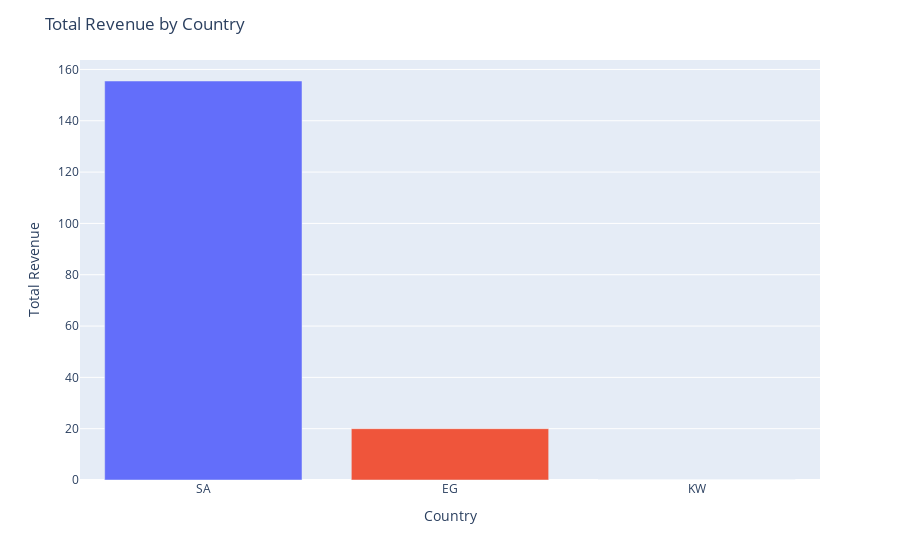

Notebook cell for this chart:
### Code cell
fig = px.bar(
    data_frame=rev,
    x="country",
    y="revenue",
    color="country"
)

fig.update_layout(
    title="Total Revenue by Country",
    xaxis_title="Country",
    yaxis_title="Total Revenue",
    showlegend=False
)

save_fig(fig, FIGS / "revenue_by_country.png")
fig

### Figure 1 — Plotly figure (JSON) as saved in the notebook; plotly's stock layout.template omitted (floating-point values rounded to 4 significant figures)
{"data": [{"hovertemplate": "country=%{x}<br>revenue=%{y}<extra></extra>", "legendgroup": "SA", "marker": {"color": "#636efa", "pattern": {"shape": ""}}, "name": "SA", "orientation": "v", "showlegend": true, "textposition": "auto", "type": "bar", "x": ["SA"], "xaxis": "x", "y": [155.5], "yaxis": "y"}, {"hovertemplate": "country=%{x}<br>revenue=%{y}<extra></extra>", "legendgroup": "EG", "marker": {"color": "#EF553B", "pattern": {"shape": ""}}, "name": "EG", "orientation": "v", "showlegend": true, "textposition": "auto", "type": "bar", "x": ["EG"], "xaxis": "x", "y": [20.0], "yaxis": "y"}, {"hovertemplate": "country=%{x}<br>revenue=%{y}<extra></extra>", "legendgroup": "KW", "marker": {"color": "#00cc96", "pattern": {"shape": ""}}, "name": "KW", "orientation": "v", "showlegend": true, "textposition": "auto", "type": "bar", "x": ["KW"], "xaxis": "x", "y": [0.0], "yaxis": "y"}], "layout": {"barmode": "relative", "legend": {"title": {"text": "country"}, "tracegroupgap": 0}, "margin": {"t": 60}, "showlegend": false, "title": {"text": "Total Revenue by Country"}, "xaxis": {"anchor": "y", "categoryarray": ["SA", "EG", "KW"], "categoryorder": "array", "domain": [0, 1], "title": {"text": "Country"}}, "yaxis": {"anchor": "x", "domain": [0, 1], "title": {"text": "Total Revenue"}}}}
